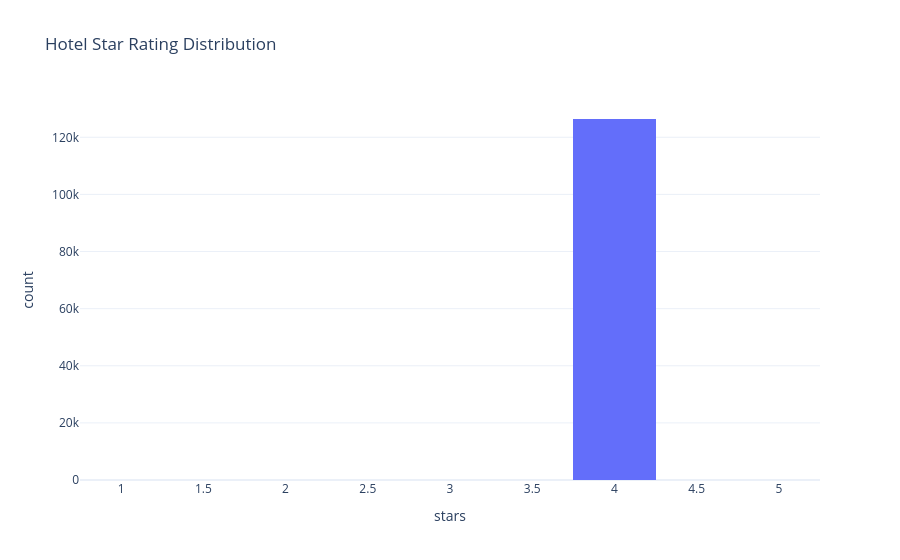

Write notebook code for a chart like this one.
### Code cell
hotels = df[df["entity_type"] == "hotel"]

print(f"Hotels: {len(hotels):,} rows")
print(f"Avg price level : {hotels['price_level'].mean():.2f}")
print(f"Avg stars       : {hotels['stars'].mean():.2f}")

fig = px.histogram(
    hotels,
    x="stars",
    nbins=20,
    title="Hotel Star Rating Distribution",
    template=PLOTLY_TEMPLATE,
)
fig.show()

### Figure 1 — Plotly figure (JSON) as saved in the notebook; plotly's stock layout.template omitted (floating-point values rounded to 4 significant figures; data arrays with more than 128 entries replaced by an {"elided": "..."} marker saying what was removed)
{"data": [{"bingroup": "x", "hovertemplate": "stars=%{x}<br>count=%{y}<extra></extra>", "legendgroup": "", "marker": {"color": "#636efa", "pattern": {"shape": ""}}, "name": "", "nbinsx": 20, "orientation": "v", "showlegend": false, "type": "histogram", "x": {"elided": "126599 float values"}, "xaxis": "x", "yaxis": "y"}], "layout": {"barmode": "relative", "legend": {"tracegroupgap": 0}, "title": {"text": "Hotel Star Rating Distribution"}, "xaxis": {"anchor": "y", "domain": [0, 1], "title": {"text": "stars"}}, "yaxis": {"anchor": "x", "domain": [0, 1], "title": {"text": "count"}}}}
